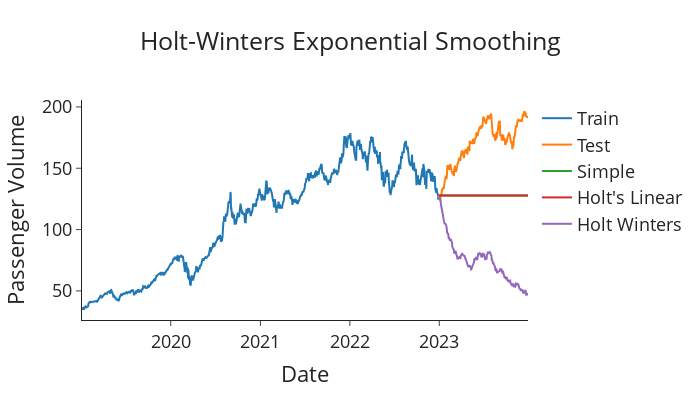

The code cell stored with this chart in its notebook:
### Markdown cell above
### Exponential Smoothing Models

This section implements and compares three classic exponential smoothing techniques to forecast stock prices:

1. **Simple Exponential Smoothing**
2. **Holt’s Linear Trend Method**
3. **Holt-Winters Seasonal Method**

### 📌 Model Comparison: Key Advantages

| Model                  | Advantages                                                              |
|------------------------|-------------------------------------------------------------------------|
| **Simple Exponential** | Best for short-term forecasts with no trend or seasonality.             |
| **Holt’s Linear Trend**| Handles time series with consistent upward or downward trends.          |
| **Holt-Winters Seasonal** | Captures both trend and seasonal patterns, ideal for complex time series. |

### Code cell
# Implement predictive models: simple exponential smoothing, Holt's linear trend, and Holt-Winters seasonal method



# ----- Simple exponential smoothing -------
model_simple = SimpleExpSmoothing(train['y']).fit(optimized=True)
forecasts_simple = model_simple.forecast(len(test))

# ----------- Holt's linear trend ----------
model_holt = Holt(train['y'], damped_trend=True).fit(optimized=True)
forecasts_holt = model_holt.forecast(len(test))

# ---------- Holt Winters model ------------
model_holt_winters = ExponentialSmoothing(train['y'], trend='mul',
                                          seasonal='mul', seasonal_periods=365)\
                                          .fit(optimized=True)
forecasts_holt_winters = model_holt_winters.forecast(len(test))

# Plot the forecasts
plot_func(forecasts_simple, forecasts_holt, forecasts_holt_winters,  "Holt-Winters Exponential Smoothing")

print(model_holt_winters.summary())

### Figure 1 — Plotly figure (JSON) as saved in the notebook; plotly's stock layout.template omitted (floating-point values rounded to 4 significant figures; data arrays with more than 128 entries replaced by an {"elided": "..."} marker saying what was removed)
{"data": [{"name": "Train", "type": "scatter", "x": {"elided": "1005 str values"}, "y": {"elided": "1005 float values"}}, {"name": "Test", "type": "scatter", "x": {"elided": "251 str values"}, "y": {"elided": "251 float values"}}, {"name": "Simple", "type": "scatter", "x": {"elided": "251 str values"}, "y": {"elided": "251 float values"}}, {"name": "Holt's Linear", "type": "scatter", "x": {"elided": "251 str values"}, "y": {"elided": "251 float values"}}, {"name": "Holt Winters", "type": "scatter", "x": {"elided": "251 str values"}, "y": {"elided": "251 float values"}}], "layout": {"font": {"size": 18}, "height": 400, "title": {"text": "Holt-Winters Exponential Smoothing", "x": 0.5}, "width": 700, "xaxis": {"title": {"text": "Date"}}, "yaxis": {"title": {"text": "Passenger Volume"}}}}
